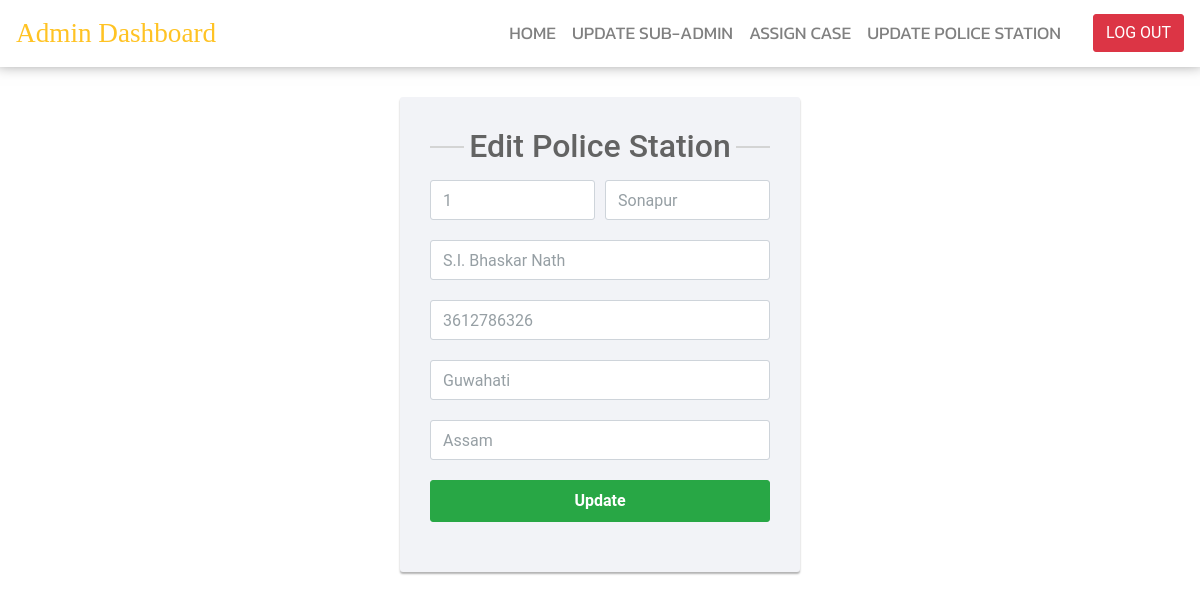
/dashboard/admin_dashboard_menus/ps_section/ps_edit.php?edit=1, run on the app's committed database.
### tables this page shows
CREATE TABLE IF NOT EXISTS `police_station` (
  `ps_id` varchar(30) NOT NULL,
  `ps_name` text NOT NULL,
  `oc_name` text NOT NULL,
  `ps_ph` bigint(100) NOT NULL,
  `ps_city` text NOT NULL,
  `state` text NOT NULL,
  PRIMARY KEY (`ps_id`)
);

### dashboard/admin_dashboard_menus/ps_section/ps_edit.php (the view, shortened to what this page needs)
<!DOCTYPE html>
<html>
<head>
	<link rel="stylesheet" href="https://use.fontawesome.com/releases/v5.8.1/css/all.css">
	<link rel="stylesheet" href="https://maxcdn.bootstrapcdn.com/bootstrap/4.0.0/css/bootstrap.min.css">
	<link rel="stylesheet" type="text/css" href="ps_edit_style.css">
</head>
<body>
		<nav class="navbar navbar-expand-lg navbar-light sticky-top navbar-custom">
			<a class="navbar-brand" href="#">Admin Dashboard</a>
			<div class="collapse navbar-collapse" id="navbarSupportedContent">
				<ul class="navbar-nav mr-auto w-100 justify-content-end px-4">
					<li class="nav-item active"><a href="../../admin_dashboard.php" class="nav-link">HOME</a></li>
					<li class="nav-item"><a href="../update_sa.php" class="nav-link">UPDATE SUB-ADMIN</a></li>
					<li class="nav-item"><a href="../case_admin.php" class="nav-link">ASSIGN CASE</a></li>
					<li class="nav-item"><a href="../update_ps.php" class="nav-link">UPDATE POLICE STATION</a></li>
				</ul>
				<a href="../../php/admin_logout.php"><button type="button" class="btn btn-danger">LOG OUT</button></a>
			</div>
		</nav>
		<?php
			include("../connectioni.php");
			$edit_record = $_GET['edit'];
			$rs=mysqli_query($con,"SELECT * FROM `police_station` WHERE ps_id='$edit_record'");
			while($row=mysqli_fetch_array($rs))
			{
		?>
		<div class="content">
			<section class="justify-content-center">
			<div class="signup-form ">
		    <form action="ps_edit_later.php" method="POST">
				<h2>Edit Police Station</h2>
		        <div class="form-group">
					<div class="form-row">
		    			<div class="col">
		      				<input type="text" class="form-control" placeholder="Id" name="ps_id" value="<?php echo $row['ps_id']; ?>">
		    			</div>
		    			<div class="col">
		      				<input type="text" class="form-control" placeholder="Police Station Name" name="ps_name" value="<?php echo $row['ps_name']; ?>">
		    			</div>
		  			</div>
		       </div>
		       <div class="form-group">
		        	<input type="text" class="form-control" name="oc_name" placeholder="Officer in Charge" required="required" value="<?php echo $row['oc_name']; ?>">
		        </div>
		        <div class="form-group">
		        	<input type="text" class="form-control" name="ps_ph" placeholder="Phone Number" required="required" value="<?php echo $row['ps_ph']; ?>">
		        </div>
				<div class="form-group">
		            <input type="text" class="form-control" name="ps_city" placeholder="City" required="required" value="<?php echo $row['ps_city']; ?>">
		        </div>
				<div class="form-group">
		            <input type="text" class="form-control" name="state" placeholder="State" required="required" value="<?php echo $row['state']; ?>">
		        </div>
		        <div class="form-group"><a href="ps_edit_later.php">
		            <button type="submit" name="submit" class="btn btn-success btn-lg btn-block">Update</button></a>
		        </div>
		    </form>
		</div>
		</section>
<?php
		}
?>
</div>
</body>
</html>

### dashboard/admin_dashboard_menus/ps_section/ps_edit_style.css (style rules this page uses)
body { background: #ffff; font-family: 'Roboto', sans-serif; }
.form-control { height: 40px; box-shadow: none; color: #969fa4; }
.form-control, .btn { border-radius: 3px; }
.signup-form { width: 400px; margin: 0 auto; padding: 30px 0; }
.signup-form h2 { color: #636363; margin: 0 0 15px; position: relative; text-align: center; }
.signup-form h2:before, .signup-form h2:after { content: ""; height: 2px; width: 10%; background: #d4d4d4; position: absolute; top: 50%; z-index: 2; }
.signup-form h2:before { left: 0; }
.signup-form h2:after { right: 0; }
.signup-form form { color: #999; border-radius: 3px; margin-bottom: 15px; background: #f2f3f7; box-shadow: 0px 2px 2px rgba(0, 0, 0, 0.3); padding: 30px; }
.signup-form .form-group { margin-bottom: 20px; }
.signup-form .btn { font-size: 16px; font-weight: bold; min-width: 140px; outline: none !important; }
.signup-form a { color: #fff; text-decoration: underline; }
.signup-form form a { color: #5cb85c; text-decoration: none; }
.navbar-custom { background: #ffff; -webkit-box-shadow:0 -0.4rem 0.9rem 0.2rem rgba(0,0,0,.5); -moz-box-shadow: -0.4rem 0.9rem 0.2rem rgba(0,0,0,.5):; box-shadow:0 -0.4rem 0.9rem 0.2rem rgba(0,0,0,.5); }
#navbarSupportedContent li a { color: grey!important; font-family: 'Kanit', sans-serif; font-size: 1.1em; }
.navbar-brand { color: #ffc324 !important; font-family: 'Cinzel', serif; font-size: 1.7em; }

### data on the page
police_station: ps_id "1", ps_name "Sonapur", oc_name "S.I. Bhaskar Nath", ps_ph "3612786326", ps_city "Guwahati", state "Assam"
